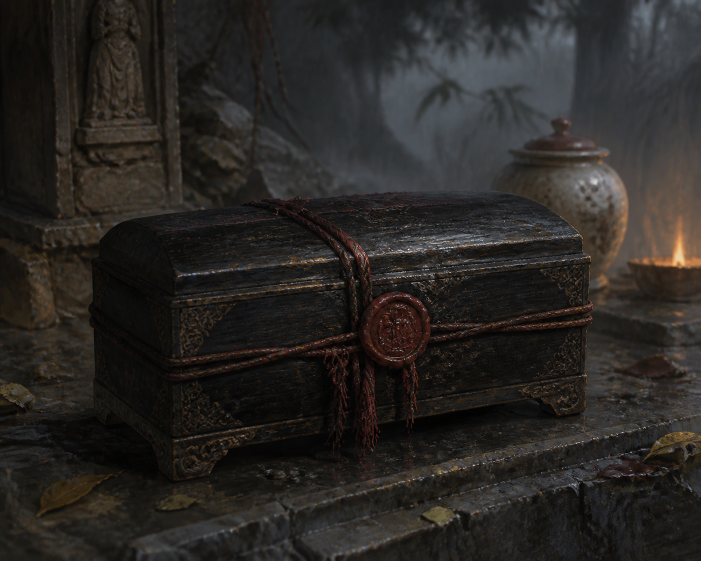
#> input picture art_source/knowledge/v1/medicine-casket-master.png, 1402 x 1122 px (shown at 1/2 size)
$ python build-knowledge-assets.py
#> lines starting #> are read from the running program, lines starting #| are printed output that depends on the picture
from pathlib import Path

from PIL import Image, ImageOps


ROOT = Path(__file__).resolve().parents[1]
SOURCE_DIR = ROOT / "art_source" / "knowledge" / "v1"
OUTPUT_DIR = ROOT / "web" / "assets" / "knowledge"

ASSETS = {
    "medicine-casket-master.png": "medicine-casket-v1.webp",
    "fresh-peaches-master.png": "fresh-peaches-v1.webp",
    "long-qingyu-master.png": "long-qingyu-v1.webp",
    "purple-river-night-boat-master.png": "purple-river-night-boat-v1.webp",
    "east-road-porter-master.png": "east-road-porter-v1.webp",
}


def build_asset(source_name: str, output_name: str) -> None:
#> called with source_name = 'medicine-casket-master.png', output_name = 'medicine-casket-v1.webp'
    source = SOURCE_DIR / source_name
    output = OUTPUT_DIR / output_name
    with Image.open(source) as image:
#> image is the input picture: PIL image 1402x1122 RGB; mean R, G, B 41.8, 38.8, 36.2
        converted = image.convert("RGB")
        fitted = ImageOps.fit(converted, (1000, 800), method=Image.Resampling.LANCZOS)
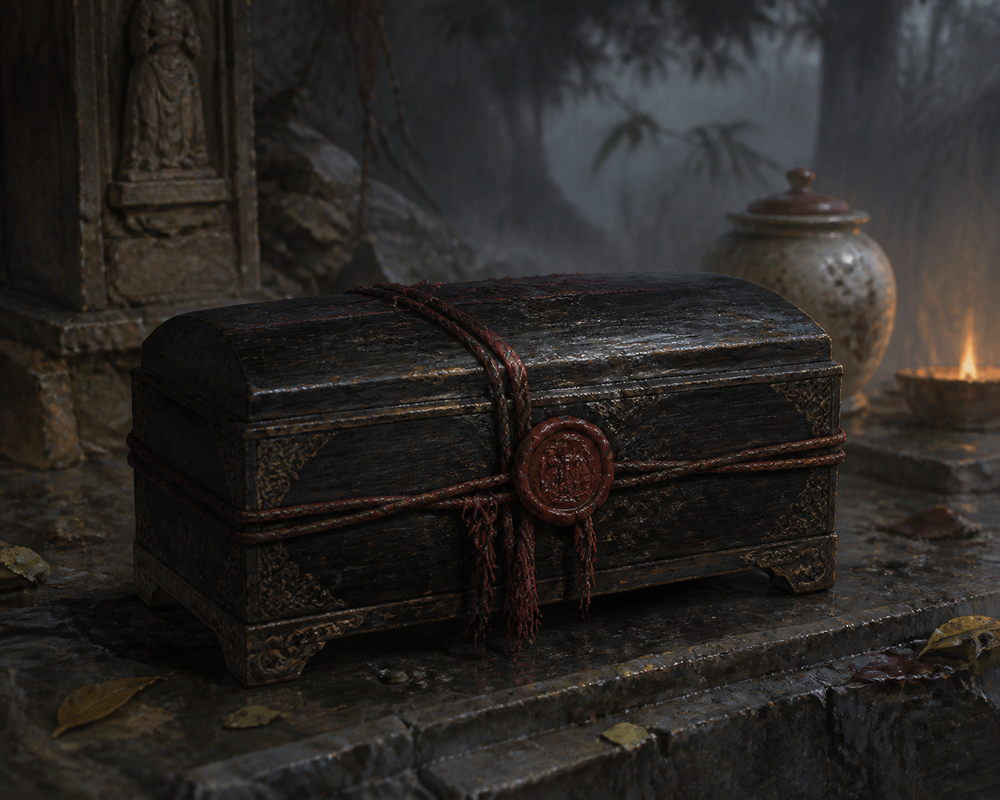
#> fitted: PIL image 1000x800 RGB; mean R, G, B 41.8, 38.8, 36.2
        fitted.save(output, "WEBP", quality=88, method=6)
    print(f"{source.relative_to(ROOT)} -> {output.relative_to(ROOT)}")


def main() -> None:
    OUTPUT_DIR.mkdir(parents=True, exist_ok=True)
    for source_name, output_name in ASSETS.items():
        build_asset(source_name, output_name)
#> pass 2 of the loop in main, `for source_name, output_name in ASSETS.items():`:
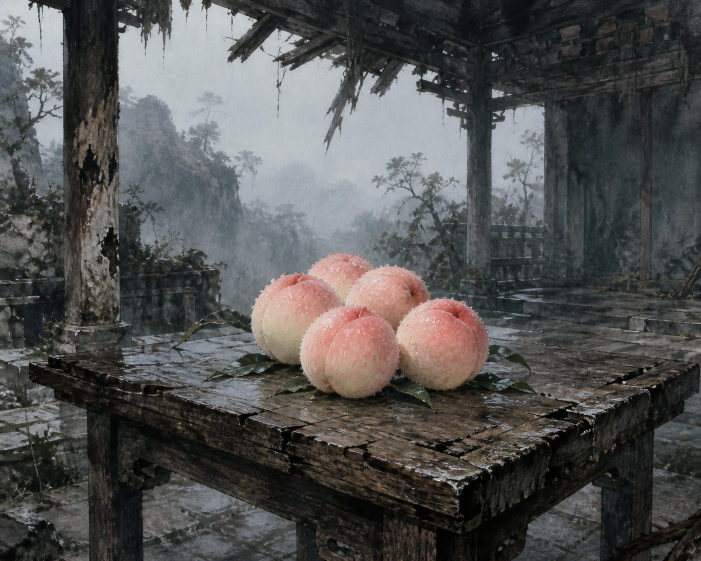
#> input picture art_source/knowledge/v1/fresh-peaches-master.png, 1402 x 1122 px (shown at 1/2 size)
#> in build_asset, image is the input picture: PIL image 1402x1122 RGB; mean R, G, B 82.5, 82.4, 81.5
#> in build_asset (call 2), `fitted = ImageOps.fit(converted, (1000, 800), method=Image.Resampling...`:
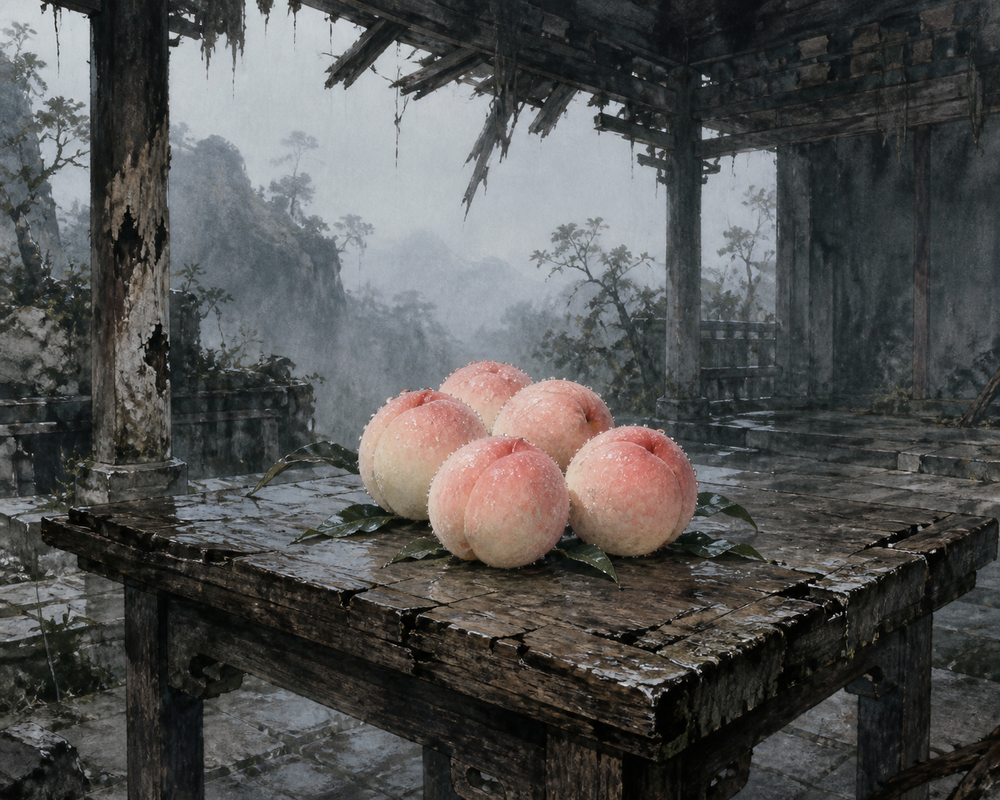
#> fitted: PIL image 1000x800 RGB; mean R, G, B 82.6, 82.4, 81.6
#> pass 3 of the loop in main, `for source_name, output_name in ASSETS.items():`:
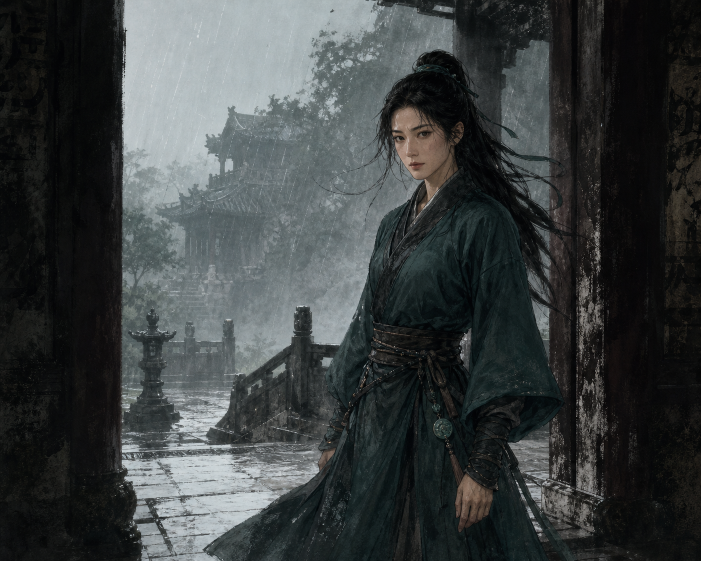
#> input picture art_source/knowledge/v1/long-qingyu-master.png, 1402 x 1122 px (shown at 1/2 size)
#> in build_asset, image is the input picture: PIL image 1402x1122 RGB; mean R, G, B 59.2, 63.6, 64
#> in build_asset (call 3), `fitted = ImageOps.fit(converted, (1000, 800), method=Image.Resampling...`:
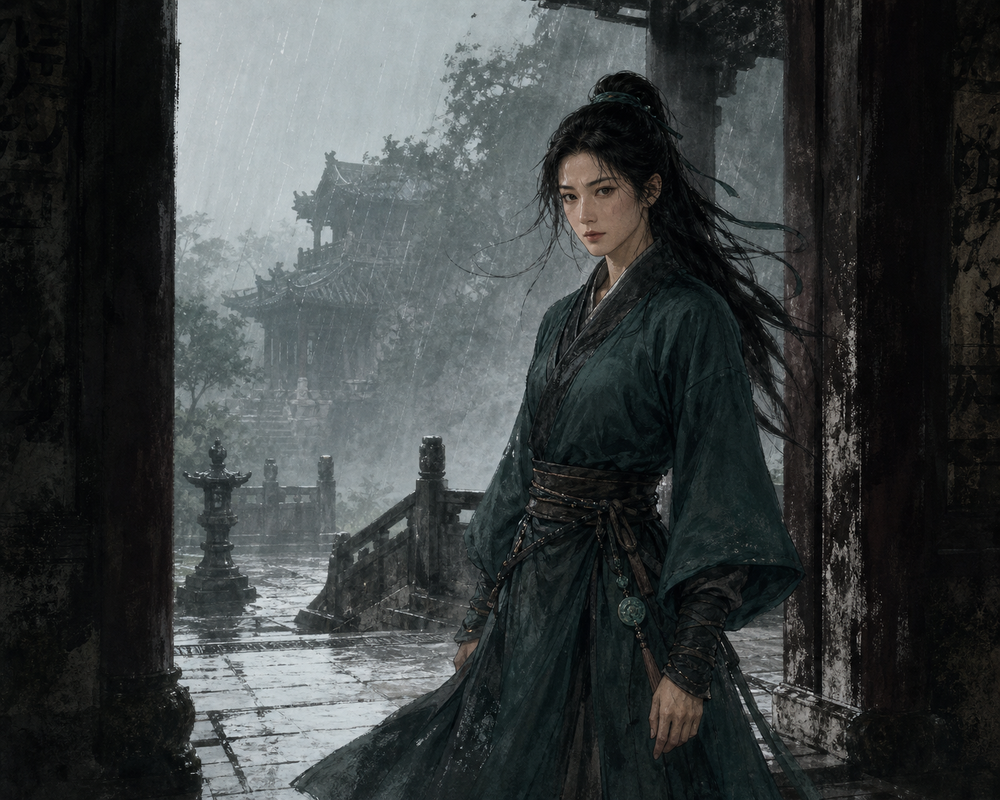
#> fitted: PIL image 1000x800 RGB; mean R, G, B 59.2, 63.6, 64
#> the loop made 4 passes; the first 3 are shown


if __name__ == "__main__":
#> (the run stopped early here; a loop or call above may not have finished)
